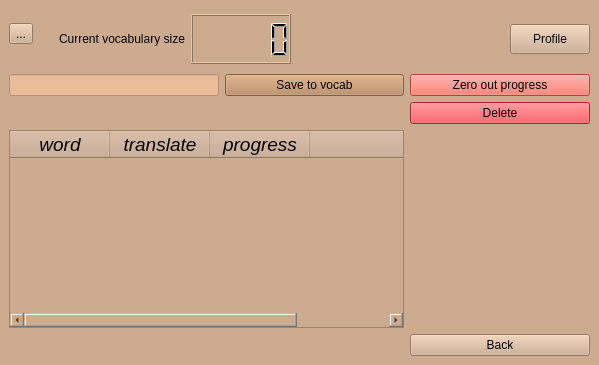
<?xml version="1.0" encoding="UTF-8"?>
<ui version="4.0">
 <class>Vocabulary</class>
 <widget class="QMainWindow" name="Vocabulary">
  <property name="geometry">
   <rect>
    <x>0</x>
    <y>0</y>
    <width>599</width>
    <height>365</height>
   </rect>
  </property>
  <property name="windowTitle">
   <string>Translate</string>
  </property>
  <property name="styleSheet">
   <string notr="true">background-color: rgb(205, 171, 143);</string>
  </property>
  <widget class="QWidget" name="central_widget">
   <layout class="QGridLayout" name="gridLayout">
    <item row="4" column="3">
     <spacer name="vertical_spacer3">
      <property name="orientation">
       <enum>Qt::Vertical</enum>
      </property>
      <property name="sizeHint" stdset="0">
       <size>
        <width>20</width>
        <height>40</height>
       </size>
      </property>
     </spacer>
    </item>
    <item row="5" column="3">
     <widget class="QPushButton" name="push_button_back">
      <property name="text">
       <string>Back</string>
      </property>
     </widget>
    </item>
    <item row="4" column="0" colspan="3">
     <widget class="QTableWidget" name="table_words_widget">
      <property name="styleSheet">
       <string notr="true">background-color: rgb(205, 171, 143);</string>
      </property>
      <attribute name="horizontalHeaderCascadingSectionResizes">
       <bool>false</bool>
      </attribute>
      <column>
       <property name="text">
        <string>word</string>
       </property>
       <property name="font">
        <font>
         <pointsize>14</pointsize>
         <italic>true</italic>
        </font>
       </property>
       <property name="background">
        <color>
         <red>181</red>
         <green>131</green>
         <blue>90</blue>
        </color>
       </property>
      </column>
      <column>
       <property name="text">
        <string>translate</string>
       </property>
       <property name="font">
        <font>
         <pointsize>14</pointsize>
         <italic>true</italic>
        </font>
       </property>
       <property name="background">
        <color>
         <red>152</red>
         <green>106</green>
         <blue>68</blue>
        </color>
       </property>
      </column>
      <column>
       <property name="text">
        <string>progress</string>
       </property>
       <property name="font">
        <font>
         <pointsize>14</pointsize>
         <weight>50</weight>
         <italic>true</italic>
         <bold>false</bold>
        </font>
       </property>
       <property name="background">
        <color>
         <red>134</red>
         <green>94</green>
         <blue>60</blue>
        </color>
       </property>
      </column>
      <column>
       <property name="text">
        <string/>
       </property>
       <property name="background">
        <color>
         <red>134</red>
         <green>94</green>
         <blue>60</blue>
        </color>
       </property>
      </column>
     </widget>
    </item>
    <item row="2" column="2">
     <spacer name="vertical_spacer2">
      <property name="orientation">
       <enum>Qt::Vertical</enum>
      </property>
      <property name="sizeType">
       <enum>QSizePolicy::Minimum</enum>
      </property>
      <property name="sizeHint" stdset="0">
       <size>
        <width>20</width>
        <height>20</height>
       </size>
      </property>
     </spacer>
    </item>
    <item row="0" column="0">
     <layout class="QVBoxLayout" name="vertical_layout">
      <item>
       <widget class="QToolButton" name="microfone_button">
        <property name="text">
         <string>...</string>
        </property>
       </widget>
      </item>
      <item>
       <spacer name="horizontal_spacer2">
        <property name="orientation">
         <enum>Qt::Horizontal</enum>
        </property>
        <property name="sizeType">
         <enum>QSizePolicy::Maximum</enum>
        </property>
        <property name="sizeHint" stdset="0">
         <size>
          <width>25</width>
          <height>9</height>
         </size>
        </property>
       </spacer>
      </item>
     </layout>
    </item>
    <item row="1" column="3">
     <widget class="QPushButton" name="push_button_zero_out_progres">
      <property name="styleSheet">
       <string notr="true">background-color: rgb(246, 97, 81);</string>
      </property>
      <property name="text">
       <string>Zero out progress</string>
      </property>
     </widget>
    </item>
    <item row="1" column="2">
     <widget class="QPushButton" name="push_button_save_word">
      <property name="styleSheet">
       <string notr="true">background-color: rgb(181, 131, 90);</string>
      </property>
      <property name="text">
       <string>Save to vocab</string>
      </property>
     </widget>
    </item>
    <item row="0" column="1" colspan="3">
     <layout class="QGridLayout" name="grid_layout1">
      <property name="topMargin">
       <number>1</number>
      </property>
      <item row="2" column="0">
       <spacer name="vertical_spacer_1">
        <property name="orientation">
         <enum>Qt::Vertical</enum>
        </property>
        <property name="sizeType">
         <enum>QSizePolicy::Minimum</enum>
        </property>
        <property name="sizeHint" stdset="0">
         <size>
          <width>20</width>
          <height>58</height>
         </size>
        </property>
       </spacer>
      </item>
      <item row="2" column="4">
       <widget class="QLCDNumber" name="lcd_words_count">
        <property name="sizePolicy">
         <sizepolicy hsizetype="Minimum" vsizetype="Maximum">
          <horstretch>0</horstretch>
          <verstretch>0</verstretch>
         </sizepolicy>
        </property>
        <property name="minimumSize">
         <size>
          <width>100</width>
          <height>50</height>
         </size>
        </property>
        <property name="smallDecimalPoint">
         <bool>false</bool>
        </property>
        <property name="digitCount">
         <number>5</number>
        </property>
        <property name="intValue" stdset="0">
         <number>0</number>
        </property>
       </widget>
      </item>
      <item row="2" column="6">
       <widget class="QPushButton" name="profile_open_button">
        <property name="sizePolicy">
         <sizepolicy hsizetype="Minimum" vsizetype="Minimum">
          <horstretch>0</horstretch>
          <verstretch>0</verstretch>
         </sizepolicy>
        </property>
        <property name="minimumSize">
         <size>
          <width>80</width>
          <height>30</height>
         </size>
        </property>
        <property name="maximumSize">
         <size>
          <width>100</width>
          <height>30</height>
         </size>
        </property>
        <property name="text">
         <string>Profile</string>
        </property>
       </widget>
      </item>
      <item row="2" column="3">
       <widget class="QLabel" name="label_word_size">
        <property name="text">
         <string>Current vocabulary size</string>
        </property>
       </widget>
      </item>
      <item row="2" column="5">
       <spacer name="horizontal_spacer1">
        <property name="orientation">
         <enum>Qt::Horizontal</enum>
        </property>
        <property name="sizeType">
         <enum>QSizePolicy::MinimumExpanding</enum>
        </property>
        <property name="sizeHint" stdset="0">
         <size>
          <width>40</width>
          <height>20</height>
         </size>
        </property>
       </spacer>
      </item>
     </layout>
    </item>
    <item row="2" column="3">
     <widget class="QPushButton" name="push_button_delete_word">
      <property name="styleSheet">
       <string notr="true">background-color: rgb(237, 51, 59);</string>
      </property>
      <property name="text">
       <string>Delete</string>
      </property>
     </widget>
    </item>
    <item row="1" column="0" colspan="2">
     <widget class="QLineEdit" name="lineEdit">
      <property name="styleSheet">
       <string notr="true">background-color: rgba(241, 192, 156, 203);</string>
      </property>
     </widget>
    </item>
   </layout>
  </widget>
 </widget>
 <resources/>
 <connections/>
</ui>
